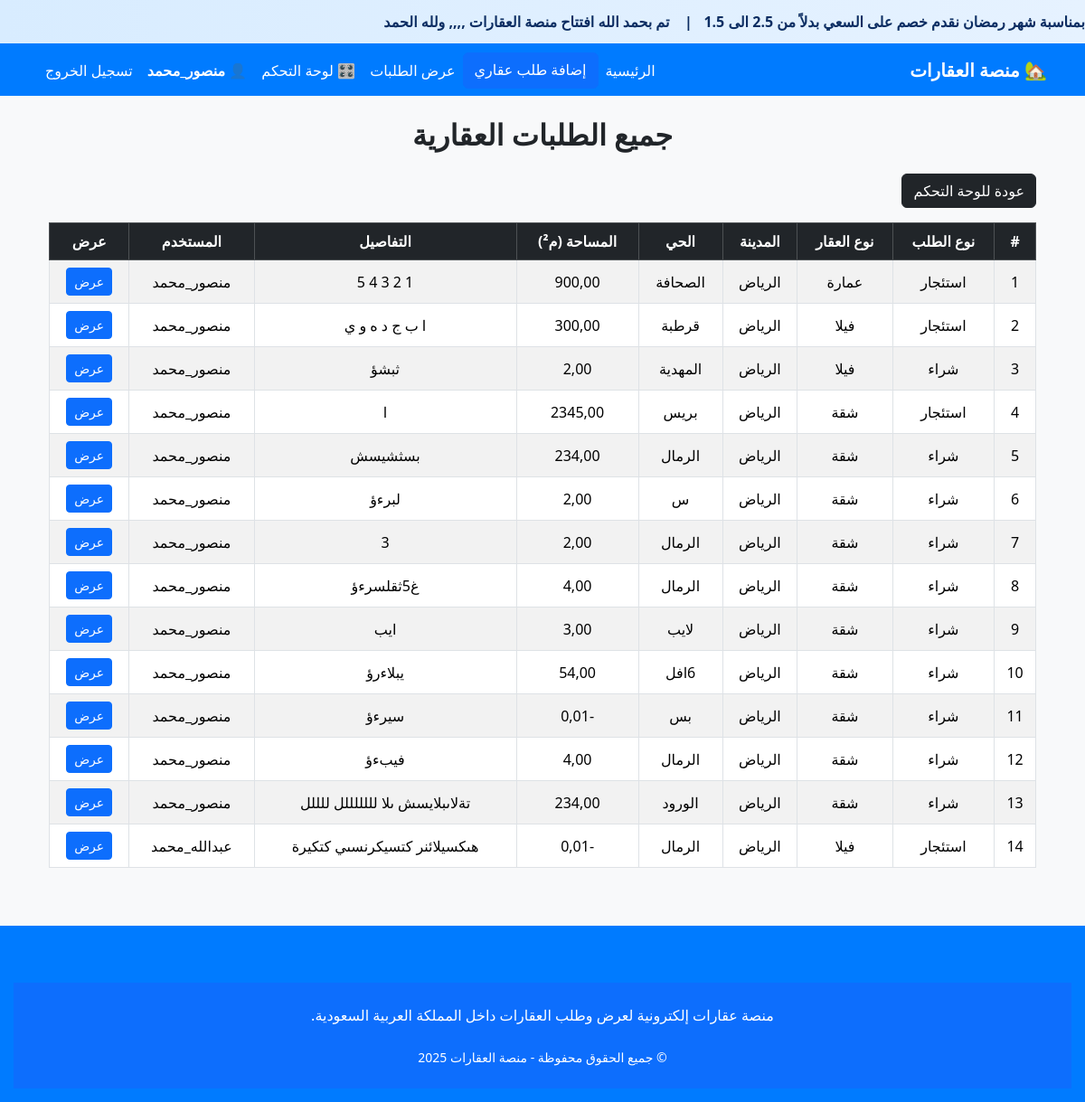
Before: /طلبات-العقارات/ (signed in) with the older database file.
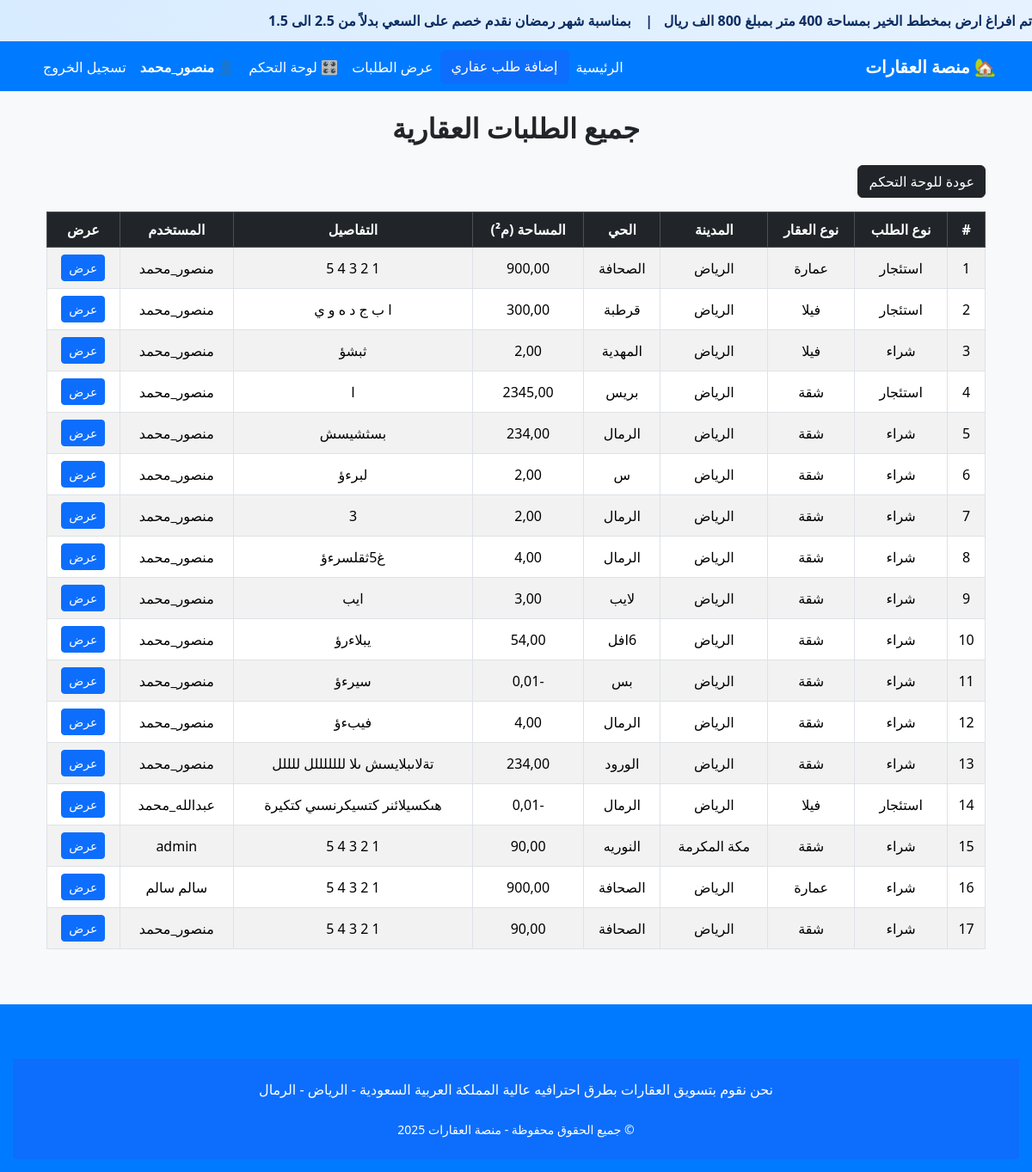
After: the same page with the newer database file.
### properties/models.py (models this page shows, shortened)
class News(models.Model):
    title = models.CharField(max_length=255, verbose_name="عنوان الخبر")
    is_active = models.BooleanField(default=True, verbose_name="مفعل؟")
    created_at = models.DateTimeField(auto_now_add=True, verbose_name="تاريخ الإضافة")

class PropertyRequest(models.Model):
    REQUEST_TYPE_CHOICES = [
        ('buy', 'شراء'),
        ('rent', 'استئجار'),
        ('sell', 'بيع'),
    ]
    OWNER_TYPE_CHOICES = [
        ('owner', 'مالك'),
        ('broker', 'وسيط'),
    ]
    PROPERTY_TYPE_CHOICES = [
        ('apartment', 'شقة'),
        ('villa', 'فيلا'),
        ('building', 'عمارة'),
        ('land', 'أرض'),
    ]
    user = models.ForeignKey(
        settings.AUTH_USER_MODEL,
        on_delete=models.CASCADE,
        null=True,
        blank=True
    )
    request_type = models.CharField(max_length=10, choices=REQUEST_TYPE_CHOICES)
    owner_type = models.CharField(max_length=10, choices=OWNER_TYPE_CHOICES)
    property_type = models.CharField(max_length=20, choices=PROPERTY_TYPE_CHOICES)
    city = models.CharField(max_length=100)
    district = models.CharField(max_length=100)
    area = models.DecimalField(max_digits=10, decimal_places=2)
    full_name = models.CharField(max_length=100)
    phone = models.CharField(max_length=15)
    details = models.TextField()
    created_at = models.DateTimeField(auto_now_add=True)

class FooterSettings(models.Model):
    about = models.TextField("نبذة عنا", blank=True)
    whatsapp = models.CharField("رقم الواتساب", max_length=20, blank=True)
    twitter = models.URLField("رابط تويتر", blank=True)
    phone = models.CharField("رقم الهاتف", max_length=20, blank=True)
    snapchat = models.URLField("رابط سناب شات", blank=True)
    class Meta:
        verbose_name = "إعدادات الفوتر"
        verbose_name_plural = "إعدادات الفوتر"

### properties/context_processors.py (called while the page is built)
def news_ticker(request):
    news_items = News.objects.filter(is_active=True).order_by('-created_at')
    return {'news_ticker_items': news_items}

def footer_settings(request):
    footer = FooterSettings.objects.first()
    return {'footer': footer}

### properties/views.py (called while the page is built)
@login_required
def property_requests(request):
    requests = PropertyRequest.objects.all()
    return render(request, 'properties/property_requests.html', {'requests': requests})

### properties/templates/properties/property_requests.html (shortened to what this page needs)
{% extends "base.html" %}
{% block content %}
<div class="container mt-4">
    <h2 class="text-center mb-4 fw-bold">جميع الطلبات العقارية</h2>
    <a href="{% url 'dashboard' %}" class="btn btn-dark mb-3">عودة للوحة التحكم</a>
    <div class="table-responsive">
        <table class="table table-striped table-bordered text-center align-middle">
            <thead class="table-dark">
                <tr>
                    <th>#</th>
                    <th>نوع الطلب</th>
                    <th>نوع العقار</th>
                    <th>المدينة</th>
                    <th>الحي</th>
                    <th>المساحة (م²)</th>
                    <th>التفاصيل</th>
                    <th>المستخدم</th>
                    <th>عرض</th>
                </tr>
            </thead>
            <tbody>
                {% for request_obj in requests %}
                <tr>
                    <td>{{ forloop.counter }}</td>
                    <td>{{ request_obj.get_request_type_display }}</td>
                    <td>{{ request_obj.get_property_type_display }}</td>
                    <td>{{ request_obj.city }}</td>
                    <td>{{ request_obj.district }}</td>
                    <td>{{ request_obj.area }}</td>
                    <td>{{ request_obj.details }}</td>
                    <td>
                        {% if request_obj.user %}
                            {{ request_obj.user.username }}
                        {% else %}
                            {{ request_obj.full_name }}
                        {% endif %}
                    </td>
                    <td>
                        <a href="{% url 'request_detail' request_obj.id %}" class="btn btn-sm btn-primary">عرض</a>
                    </td>
                </tr>
                {% empty %}
                <tr>
                    <td colspan="9" class="text-muted">لا توجد طلبات حالياً.</td>
                </tr>
                {% endfor %}
            </tbody>
        </table>
    </div>
</div>
{% endblock %}

### properties/templates/base.html (shortened to what this page needs)
{% load static %}
<!DOCTYPE html>
<html lang="ar" dir="rtl">
<head>
    <link href="https://cdn.jsdelivr.net/npm/bootstrap@5.3.2/dist/css/bootstrap.rtl.min.css" rel="stylesheet">
    <link rel="stylesheet" href="{% static 'css/style.css' %}">
</head>
<body class="bg-light">
    {% if news_ticker_items %}
    <div class="news-ticker">
        <div class="ticker-content">
          {% for news in news_ticker_items %}
          {{ news.title }}{% if not forloop.last %}&nbsp;&nbsp;&nbsp;|&nbsp;&nbsp;&nbsp;{% endif %}
          {% endfor %}
        </div>
    </div>
    {% endif %}
    <nav class="navbar navbar-expand-lg">
        <div class="container">
            <a class="navbar-brand fw-bold" href="{% url 'home' %}">🏡 منصة العقارات</a>
            <div class="collapse navbar-collapse" id="navbarNav">
                <ul class="navbar-nav ms-auto">
                    <li class="nav-item"><a class="nav-link" href="{% url 'home' %}">الرئيسية</a></li>
                    <a href="{% url 'create_property_request' %}" class="btn btn-primary">إضافة طلب عقاري</a>
                    <li class="nav-item"><a class="nav-link" href="{% url 'property_requests' %}">عرض الطلبات</a></li>
                    {% if user.is_authenticated %}
                        <li class="nav-item"><a class="nav-link" href="{% url 'dashboard' %}">🎛️ لوحة التحكم</a></li>
                        <li class="nav-item">
                            <span class="nav-link fw-bold text-white">👤 {{ user.username }}</span>
                        </li>
                        <li class="nav-item">
                            <form method="post" action="{% url 'logout' %}" style="display:inline;">
                                <button type="submit" class="nav-link btn btn-link text-danger">تسجيل الخروج</button>
                            </form>
                        </li>
                    {% else %}
                        <li class="nav-item"><a class="nav-link" href="{% url 'login' %}">تسجيل الدخول</a></li>
                    {% endif %}
                </ul>
            </div>
        </div>
    </nav>
    <div class="container mt-4">
        {% block content %}
        {% endblock %}
    </div>
    <footer class="footer mt-5">
        <footer class="bg-primary text-white mt-5 py-4">
            <div class="container text-center">
                <p class="mb-2">
                    {{ footer.about|default:"منصة عقارات إلكترونية لعرض وطلب العقارات داخل المملكة العربية السعودية." }}
                </p>
                <p class="mt-3 mb-0 small">© جميع الحقوق محفوظة - منصة العقارات 2025</p>
            </div>
        </footer>
    </footer>
</body>
</html>

Changed rows visible on the page:
no longer on this page (row edited): News: title "تم بحمد الله افتتاح منصة العقارات ,,,, ولله الحمد"
added News: title "تم افراغ ارض بمخطط الخير بمساحة 400 متر بمبلغ 800 الف ريال"
shown differently, row unchanged: News "بمناسبة شهر رمضان نقدم خصم على السعي بدلاً من 2.5 الى 1.5": no longer shows "|"
added PropertyRequest: request_type "شراء", property_type "شقة", city "مكة المكرمة", district "النوريه", area "90,00", details "1 2 3 4 5", user.username "admin"
added PropertyRequest: request_type "شراء", property_type "عمارة", city "الرياض", district "الصحافة", area "900,00", details "1 2 3 4 5", full_name "سالم سالم"
added PropertyRequest: request_type "شراء", property_type "شقة", city "الرياض", district "الصحافة", area "90,00", details "1 2 3 4 5", user.username "منصور_محمد"
added FooterSettings: about "نحن نقوم بتسويق العقارات بطرق احترافيه عالية المملكة العربية السعودية - الرياض - الرمال"
Other visible differences:
text no longer shown: "منصة عقارات إلكترونية لعرض وطلب العقارات داخل المملكة العربية السعودية."
